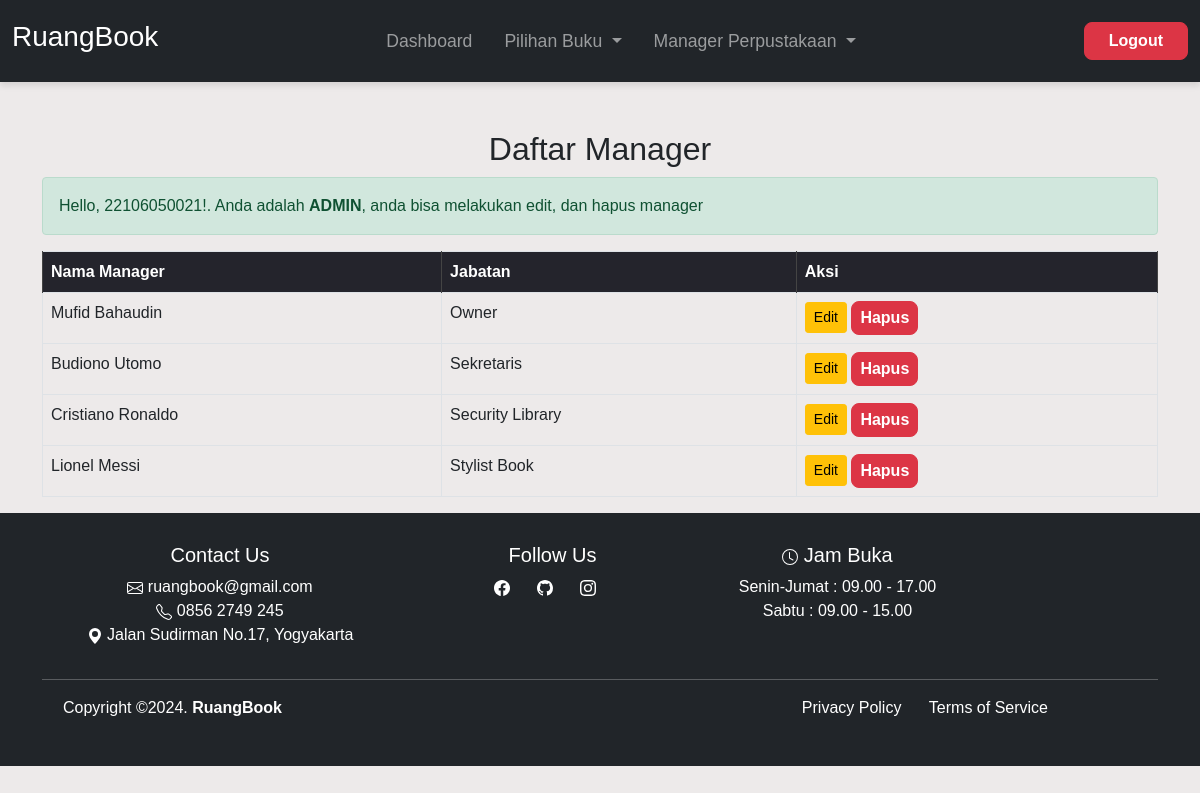
The app's page /lihat_manager.php (signed in) with its own data.
### tables this page shows
CREATE TABLE `manager` (
  `id_manager` int(11) NOT NULL,
  `nama_manager` varchar(100) NOT NULL,
  `jabatan` varchar(100) NOT NULL
);

### lihat_manager.php (the view, shortened to what this page needs)
<?php
$conn = new mysqli("localhost", "root", "", "perpustakaan");
$result = $conn->query("SELECT id_manager, nama_manager, jabatan FROM manager");
?>
<!DOCTYPE html>
<html lang="en">
<head>
  <link href="https://cdn.jsdelivr.net/npm/bootstrap@5.0.2/dist/css/bootstrap.min.css" rel="stylesheet"
>
  <link rel="stylesheet" href="css/admin_buku.css">
</head>
<body>
  <nav class="navbar navbar-expand-lg navbar-dark bg-dark py-3">
    <div class="container-fluid">
      <h3 class="text-white">RuangBook</h3>
      <div class="collapse navbar-collapse" id="navbarNav">
        <ul class="navbar-nav mx-auto mb-2 mb-lg-0 gap-3">
          <li class="nav-item">
            <a class="nav-link" aria-current="page" href="dashboard.php">Dashboard</a>
          </li>
          <li class="nav-item dropdown">
            <a class="nav-link dropdown-toggle" href="#" role="button" data-bs-toggle="dropdown" aria-expanded="false">
              Pilihan Buku
            </a>
          </li>
          <li class="nav-item active dropdown">
            <a class="nav-link dropdown-toggle" href="#" role="button" data-bs-toggle="dropdown" aria-expanded="false">
              Manager Perpustakaan
            </a>
          </li>
        </ul>
        <a href="logout.php" class="btn btn-danger px-4">Logout</a>
      </div>
    </div>
  </nav>
  <div class="container mt-5">
    <h2 class="text-center">Daftar Manager</h2>
    <div class="alert alert-success" role="alert">
      Hello, <?= htmlspecialchars($_SESSION['username']) ?>!. Anda adalah <strong>ADMIN</strong>, anda bisa melakukan edit, dan hapus manager
    </div>
    <table class="table table-bordered mt-3">
      <thead class="table-dark-custom">
        <tr>
          <th>Nama Manager</th>
          <th>Jabatan</th>
          <th>Aksi</th>
        </tr>
      </thead>
      <tbody>
        <?php if ($result->num_rows > 0): ?>
          <?php while ($row = $result->fetch_assoc()): ?>
            <tr>
              <td><?= htmlspecialchars($row['nama_manager']) ?></td>
              <td><?= htmlspecialchars($row['jabatan']) ?></td>
              <td>
                <a href="edit_manager.php?id_manager=<?= htmlspecialchars($row['id_manager']) ?>" class="btn btn-warning btn-sm">Edit</a>
                <a href="hapus_manager.php?id_manager=<?= htmlspecialchars($row['id_manager']) ?>" class="btn btn-danger btn-sm" onclick="return confirm('Apakah Anda yakin ingin menghapus manager ini?')">Hapus</a>
              </td>
            </tr>
          <?php endwhile; ?>
        <?php else: ?>
          <tr>
            <td colspan="3" class="text-center">Tidak ada data manager.</td>
          </tr>
        <?php endif; ?>
      </tbody>
    </table>
  </div>
  <footer class="footer bg-dark" id="footer">
    <div class="container">
      <div class="row">
        <div class="col-md-4">
          <h5>Contact Us</h5>
          <ul class="list-unstyled">
            <li> ruangbook@gmail.com</li>
            <li> 0856 2749 245</li>
            <li><svg xmlns="http://www.w3.org/2000/svg" width="16" height="16" fill="currentColor" class="bi bi-geo-alt-fill" viewBox="0 0 16 16">
                <path d="M8 16s6-5.686 6-10A6 6 0 0 0 2 6c0 4.314 6 10 6 10m0-7a3 3 0 1 1 0-6 3 3 0 0 1 0 6" />
              </svg> Jalan Sudirman No.17, Yogyakarta</li>
          </ul>
        </div>
        <div class="col-md-3">
          <h5>Follow Us</h5>
          <ul class="list-inline footer-links">
            <li class="list-inline-item">
              <a href="https://www.facebook.com/mufid.b.nugroho.1" target="_blank">
              </a>
            </li>
            <li class="list-inline-item">
              <a href="https://github.com/mufidbahaudin" target="_blank">
              </a>
            </li>
            <li class="list-inline-item">
              <a href="https://www.instagram.com/mufidbahaudin_" target="_blank">
              </a>
            </li>
          </ul>
        </div>
        <div class="col-md-3">
          <h5> <svg xmlns="http://www.w3.org/2000/svg" width="16" height="16" fill="currentColor" class="bi bi-clock" viewBox="0 0 16 16">
              <path d="M8 3.5a.5.5 0 0 0-1 0V9a.5.5 0 0 0 .252.434l3.5 2a.5.5 0 0 0 .496-.868L8 8.71z" />
              <path d="M8 16A8 8 0 1 0 8 0a8 8 0 0 0 0 16m7-8A7 7 0 1 1 1 8a7 7 0 0 1 14 0" />
            </svg> Jam Buka</h5>
          <ul class="list-unstyled">
            <li>Senin-Jumat : 09.00 - 17.00</li>
            <li>Sabtu : 09.00 - 15.00</li>
          </ul>
        </div>
      </div>
      <hr>
      <div class="row">
        <div class="col-md-3">
          <p>Copyright &copy;2024. <strong>RuangBook</strong></p>
        </div>
        <div class="col-md-8 text-end">
          <ul class="list-inline footer-links">
            <li class="list-inline-item">
              <a href="#">Privacy Policy</a>
            </li>
            <li class="list-inline-item">
              <a href="#">Terms of Service</a>
            </li>
          </ul>
        </div>
      </div>
    </div>
  </footer>
</body>
</html>

### css/admin_buku.css (style rules this page uses)
body { background-color: rgb(237, 234, 234); font-family: Arial, sans-serif; }
nav { background-color: #24242c; box-shadow: 0 4px 6px rgba(0, 0, 0, 0.1); }
.navbar-nav .nav-link { font-size: 1.1rem; padding: 0.5rem 1rem; border-radius: 0.5rem; transition: background-color 0.3s ease; color: #ffffff; }
.btn-danger { font-size: 1rem; font-weight: bold; border-radius: 0.5rem; }
.table-dark-custom { background-color: #24242c; color: #ffffff; border-radius: 5px; }
.table-dark-custom th, .table-dark-custom td { border-color: #444444; }
footer { color: #fff; padding: 30px 0; background-color: #24242c; text-align: center; }
.footer-links a { color: #fff; text-decoration: none; margin-right: 15px; transition: color 0.3s ease; }
@media (min-width: 992px) { .navbar-nav .nav-link { padding: 0.75rem 1.5rem; } }

### records on screen
manager: nama_manager "Mufid Bahaudin", jabatan "Owner"
manager: nama_manager "Budiono Utomo", jabatan "Sekretaris"
manager: nama_manager "Cristiano Ronaldo", jabatan "Security Library"
manager: nama_manager "Lionel Messi", jabatan "Stylist Book"

### other values on screen
$_SESSION['username'] "22106050021"
